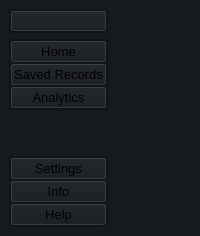
     <widget class="QFrame" name="leftMenuContainer">
      <property name="maximumSize">
       <size>
        <width>200</width>
        <height>16777215</height>
       </size>
      </property>
      <property name="styleSheet">
       <string notr="true">background-color: #16191d;
</string>
      </property>
      <layout class="QVBoxLayout" name="verticalLayout">
       <property name="spacing">
        <number>0</number>
       </property>
       <property name="leftMargin">
        <number>0</number>
       </property>
       <property name="topMargin">
        <number>0</number>
       </property>
       <property name="rightMargin">
        <number>0</number>
       </property>
       <property name="bottomMargin">
        <number>0</number>
       </property>
       <item alignment="Qt::AlignLeft">
        <widget class="QWidget" name="leftMenuSubContainer" native="true">
         <property name="styleSheet">
          <string notr="true"/>
         </property>
         <layout class="QVBoxLayout" name="verticalLayout_2">
          <item alignment="Qt::AlignTop">
           <widget class="QFrame" name="frame_1">
            <property name="styleSheet">
             <string notr="true">background-color: #16191d</string>
            </property>
            <property name="frameShape">
             <enum>QFrame::StyledPanel</enum>
            </property>
            <property name="frameShadow">
             <enum>QFrame::Raised</enum>
            </property>
            <layout class="QVBoxLayout" name="verticalLayout_3">
             <property name="spacing">
              <number>0</number>
             </property>
             <property name="leftMargin">
              <number>0</number>
             </property>
             <property name="topMargin">
              <number>0</number>
             </property>
             <property name="rightMargin">
              <number>0</number>
             </property>
             <property name="bottomMargin">
              <number>0</number>
             </property>
             <item>
              <widget class="QPushButton" name="menuButton">
               <property name="toolTip">
                <string>Open Menu</string>
               </property>
               <property name="styleSheet">
                <string notr="true"/>
               </property>
               <property name="text">
                <string/>
               </property>
               <property name="icon">
                <iconset resource="resources.qrc">
                 <normaloff>:/icons/Icons/align-justify.svg</normaloff>:/icons/Icons/align-justify.svg</iconset>
               </property>
               <property name="iconSize">
                <size>
                 <width>24</width>
                 <height>24</height>
                </size>
               </property>
               <property name="flat">
                <bool>false</bool>
               </property>
              </widget>
             </item>
            </layout>
           </widget>
          </item>
          <item alignment="Qt::AlignTop">
           <widget class="QFrame" name="frame_2">
            <property name="sizePolicy">
             <sizepolicy hsizetype="Preferred" vsizetype="Expanding">
              <horstretch>0</horstretch>
              <verstretch>0</verstretch>
             </sizepolicy>
            </property>
            <property name="styleSheet">
             <string notr="true"/>
            </property>
            <property name="frameShape">
             <enum>QFrame::StyledPanel</enum>
            </property>
            <property name="frameShadow">
             <enum>QFrame::Raised</enum>
            </property>
            <layout class="QVBoxLayout" name="verticalLayout_4">
             <property name="spacing">
              <number>0</number>
             </property>
             <property name="leftMargin">
              <number>0</number>
             </property>
             <property name="topMargin">
              <number>0</number>
             </property>
             <property name="rightMargin">
              <number>0</number>
             </property>
             <property name="bottomMargin">
              <number>0</number>
             </property>
             <item>
              <widget class="QPushButton" name="homeBtn">
               <property name="font">
                <font>
                 <pointsize>10</pointsize>
                 <bold>false</bold>
                </font>
               </property>
               <property name="toolTip">
                <string>Go to Home</string>
               </property>
               <property name="styleSheet">
                <string notr="true"/>
               </property>
               <property name="text">
                <string>Home</string>
               </property>
               <property name="icon">
                <iconset resource="resources.qrc">
                 <normaloff>:/icons/Icons/home.svg</normaloff>:/icons/Icons/home.svg</iconset>
               </property>
               <property name="iconSize">
                <size>
                 <width>24</width>
                 <height>24</height>
                </size>
               </property>
              </widget>
             </item>
             <item>
              <widget class="QPushButton" name="recordsBtn">
               <property name="font">
                <font>
                 <pointsize>10</pointsize>
                 <bold>false</bold>
                </font>
               </property>
               <property name="toolTip">
                <string>View Saved Records</string>
               </property>
               <property name="styleSheet">
                <string notr="true"/>
               </property>
               <property name="text">
                <string>Saved Records</string>
               </property>
               <property name="icon">
                <iconset theme="white" resource="resources.qrc">
                 <normaloff>:/icons/Icons/database.svg</normaloff>:/icons/Icons/database.svg</iconset>
               </property>
               <property name="iconSize">
                <size>
                 <width>24</width>
                 <height>24</height>
                </size>
               </property>
              </widget>
             </item>
             <item>
              <widget class="QPushButton" name="analyticsBtn">
               <property name="font">
                <font>
                 <pointsize>10</pointsize>
                 <bold>false</bold>
                </font>
               </property>
               <property name="toolTip">
                <string>View Analytics</string>
               </property>
               <property name="autoFillBackground">
                <bool>false</bool>
               </property>
               <property name="styleSheet">
                <string notr="true"/>
               </property>
               <property name="text">
                <string>Analytics</string>
               </property>
               <property name="icon">
                <iconset theme="#fff" resource="resources.qrc">
                 <normaloff>:/icons/Icons/activity.svg</normaloff>:/icons/Icons/activity.svg</iconset>
               </property>
               <property name="iconSize">
                <size>
                 <width>24</width>
                 <height>24</height>
                </size>
               </property>
              </widget>
             </item>
            </layout>
           </widget>
          </item>
          <item>
           <spacer name="verticalSpacer">
            <property name="orientation">
             <enum>Qt::Vertical</enum>
            </property>
            <property name="sizeHint" stdset="0">
             <size>
              <width>20</width>
              <height>40</height>
             </size>
            </property>
           </spacer>
          </item>
          <item>
           <widget class="QFrame" name="frame_3">
            <property name="styleSheet">
             <string notr="true"/>
            </property>
            <property name="frameShape">
             <enum>QFrame::StyledPanel</enum>
            </property>
            <property name="frameShadow">
             <enum>QFrame::Raised</enum>
            </property>
            <layout class="QVBoxLayout" name="verticalLayout_6">
             <property name="spacing">
              <number>0</number>
             </property>
             <property name="leftMargin">
              <number>0</number>
             </property>
             <property name="topMargin">
              <number>0</number>
             </property>
             <property name="rightMargin">
              <number>0</number>
             </property>
             <property name="bottomMargin">
              <number>0</number>
             </property>
             <item>
              <widget class="QPushButton" name="settingsBtn">
               <property name="font">
                <font>
                 <pointsize>10</pointsize>
                 <bold>false</bold>
                </font>
               </property>
               <property name="toolTip">
                <string>Go to Settings</string>
               </property>
               <property name="styleSheet">
                <string notr="true"/>
               </property>
               <property name="text">
                <string>Settings</string>
               </property>
               <property name="icon">
                <iconset resource="resources.qrc">
                 <normaloff>:/icons/Icons/settings.svg</normaloff>:/icons/Icons/settings.svg</iconset>
               </property>
               <property name="iconSize">
                <size>
                 <width>24</width>
                 <height>24</height>
                </size>
               </property>
              </widget>
             </item>
             <item>
              <widget class="QPushButton" name="infoBtn">
               <property name="font">
                <font>
                 <pointsize>10</pointsize>
                 <bold>false</bold>
                </font>
               </property>
               <property name="toolTip">
                <string>View Info</string>
               </property>
               <property name="styleSheet">
                <string notr="true"/>
               </property>
               <property name="text">
                <string>Info</string>
               </property>
               <property name="icon">
                <iconset resource="resources.qrc">
                 <normaloff>:/icons/Icons/info.svg</normaloff>:/icons/Icons/info.svg</iconset>
               </property>
               <property name="iconSize">
                <size>
                 <width>24</width>
                 <height>24</height>
                </size>
               </property>
              </widget>
             </item>
             <item>
              <widget class="QPushButton" name="helpBtn">
               <property name="font">
                <font>
                 <pointsize>10</pointsize>
                 <bold>false</bold>
                </font>
               </property>
               <property name="toolTip">
                <string>View Help</string>
               </property>
               <property name="styleSheet">
                <string notr="true"/>
               </property>
               <property name="text">
                <string>Help</string>
               </property>
               <property name="icon">
                <iconset resource="resources.qrc">
                 <normaloff>:/icons/Icons/help-circle.svg</normaloff>:/icons/Icons/help-circle.svg</iconset>
               </property>
               <property name="iconSize">
                <size>
                 <width>24</width>
                 <height>24</height>
                </size>
               </property>
              </widget>
             </item>
            </layout>
           </widget>
          </item>
         </layout>
        </widget>
       </item>
      </layout>
     </widget>
